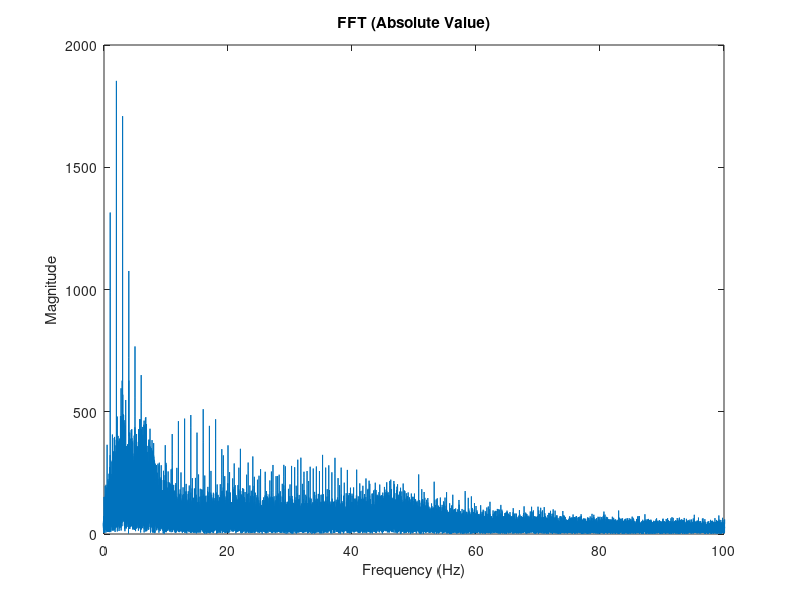

Recreate this plot in MATLAB. (Note: this script raises an error after producing the figure.)
%% Prefilter
% Applies filtering before windowing so that unwanted frequencies aren't
% smeared out by windowing
% Would I need antialiasing filter???

origPath = pwd;
cd ..
cd Data

load('1002_Traces_Full.mat')

plot(trace(:,2))
N = 2.^nextpow2(length(trace(:,2)));

f = (-N/2:N/2-1)*(Fs/N);
TRACE = fftshift(fft(trace(:,2),N));
plot(f,abs(TRACE))
title('FFT (Absolute Value)')
xlabel('Frequency (Hz)')
ylabel('Magnitude')
xlim([0 100])

f0 = 60;
w0 = f0*2*pi/Fs;

% Notch filter @ 60Hz. Currently, the notch does not have a sharp cutoff
[b,a] = fir1(52,([59.5 60.5]/(Fs/2)),'stop');
freqz(b)
% Notch filter w/ iirnotch. This one is pretty good
[num,den] = iirnotch(w0,w0/35)
freqz(num,den)




cd(origPath)